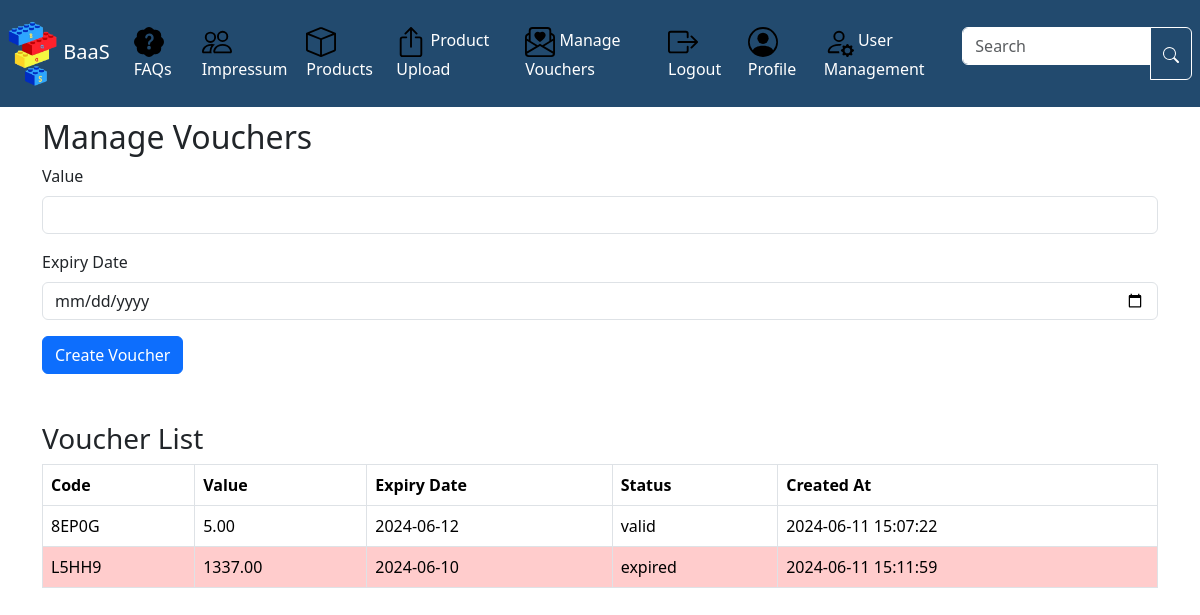
/Frontend/sites/vouchers.php (signed in), run on an earlier commit of the app's database.
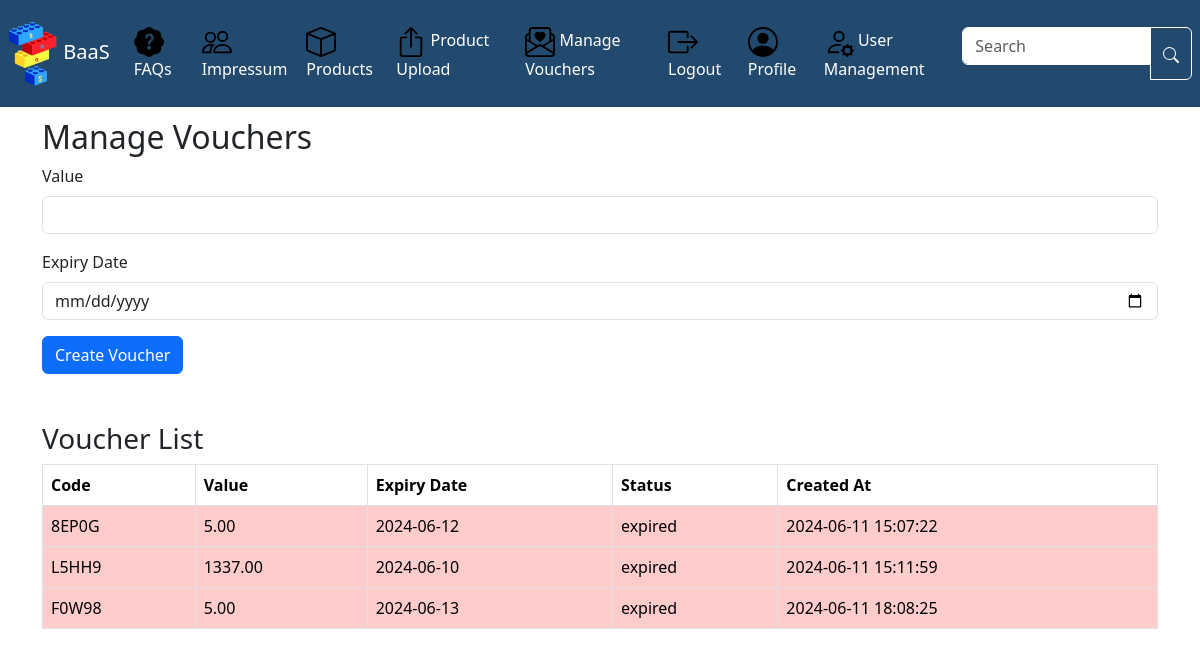
And on a later commit of the database.
### tables this page shows
CREATE TABLE `vouchers` (
  `id` int(11) NOT NULL,
  `code` varchar(5) NOT NULL,
  `value` decimal(10,2) NOT NULL,
  `expiry_date` date NOT NULL,
  `status` enum('valid','used','expired') DEFAULT 'valid',
  `created_at` timestamp NOT NULL DEFAULT current_timestamp()
);

### Backend/logic/voucher_logic.php (called while the page is built, shortened)
<?php
include '../../Backend/config/dbaccess.php';
$result = $connection->query("SELECT * FROM vouchers");
$vouchers = $result->fetch_all(MYSQLI_ASSOC);
?>

### Frontend/sites/vouchers.php (the view, shortened to what this page needs)
<?php
include "../../Backend/logic/voucher_logic.php";
?>
<!DOCTYPE html>
<html lang="en">
<head>
    <link href="https://cdn.jsdelivr.net/npm/bootstrap@5.3.2/dist/css/bootstrap.min.css" rel="stylesheet">
    <link rel="stylesheet" href="../CSS/navbar.css">
    <link rel="stylesheet" href="../CSS/vouchers.css">
    <link rel="stylesheet" type="text/css" href="../CSS/vouchers.css">
</head>
<body>
    <?php include "../../Backend/logic/header.php"; ?>
    <div class="container mt-5">
        <h2>Manage Vouchers</h2>
        <form action="vouchers.php" method="POST">
            <div class="mb-3">
                <label for="value" class="form-label">Value</label>
                <input type="number" class="form-control" id="value" name="value" required>
            </div>
            <div class="mb-3">
                <label for="expiry_date" class="form-label">Expiry Date</label>
                <input type="date" class="form-control" id="expiry_date" name="expiry_date" required>
            </div>
            <button type="submit" class="btn btn-primary">Create Voucher</button>
        </form>
        <h3 class="mt-5">Voucher List</h3>
        <table class="table table-bordered">
            <thead>
                <tr>
                    <th>Code</th>
                    <th>Value</th>
                    <th>Expiry Date</th>
                    <th>Status</th>
                    <th>Created At</th>
                </tr>
            </thead>
            <tbody>
    <?php foreach ($vouchers as $voucher):
        $statusClass = ($voucher['status'] === 'used' || $voucher['status'] === 'expired') ? 'highlight' : '';
        ?>
        <tr class="voucher <?= $statusClass ?>" data-status="<?= htmlspecialchars($voucher['status']) ?>">
            <td><?= htmlspecialchars($voucher['code']) ?></td>
            <td><?= htmlspecialchars($voucher['value']) ?></td>
            <td><?= htmlspecialchars($voucher['expiry_date']) ?></td>
            <td><?= htmlspecialchars($voucher['status']) ?></td>
            <td><?= htmlspecialchars($voucher['created_at']) ?></td>
        </tr>
    <?php endforeach; ?>
</tbody>
        </table>
    </div>
</body>
</html>

### Backend/logic/header.php (shortened to what this page needs)
<!DOCTYPE html>
<html lang="en">
<head>
    <link rel="stylesheet" href="../CSS/navbar.css">
</head>
<body>
<nav class="navbar navbar-custom navbar-expand-lg navbar-dark shadow-5-strong navbar fixed-top">
    <div class="container-fluid p-1 m-1">
        <a class="navbar-brand" href="../../Frontend/sites/index.php">
            <img src="../../Frontend/Bilder/123.png" alt="BaaS" width="50" height="65" class="d-inline-block">
            BaaS
        </a>
        <div class="collapse navbar-collapse" id="navbarSupportedContent">
            <ul class="navbar-nav me-auto mb-2 mb-lg-0">
                <li class="nav-item">
                    <a class="nav-link active" href="../../Frontend/sites/help.php">
                        <img src="../../Frontend/Bilder/faq.svg" style="padding 5px; width:30px; height:30px;"> FAQs
                    </a>
                </li>
                <li class="nav-item">
                    <a class="nav-link active" href="../../Frontend/sites/impressum.php">
                        <img src="../../Frontend/Bilder/people.svg" style="padding 5px; width:30px; height:30px;"> Impressum
                    </a>
                </li>
                <li class="nav-item">
                    <a class="nav-link active" href="../../Frontend/sites/product.php">
                        <img src="../../Frontend/Bilder/box.svg" style="padding 5px; width:30px; height:30px;"> Products
                    </a>
                </li>
                <?php if (isset($_SESSION['currentUser'])): ?>
                    <?php if ($_SESSION['currentUser']['role'] === 1): ?>
                        <li class="nav-item">
                            <a class="nav-link active" href="../../Frontend/sites/productupload.php">
                                <img src="../../Frontend/Bilder/box-arrow-up.svg" style="padding 5px; width:30px; height:30px;"> Product Upload
                            </a>
                        </li>
                        <li class="nav-item">
                            <a class="nav-link active" href="../../Frontend/sites/vouchers.php">
                                <img src="../../Frontend/Bilder/envelope-paper-heart.svg" style="padding 5px; width:30px; height:30px;"> Manage Vouchers
                            </a>
                        </li>
                    <?php endif; ?>
                    <li class="nav-item">
                        <a class="nav-link active" href="../../Backend/logic/logout.php">
                        <img src="../../Frontend/Bilder/box-arrow-right.svg" style="padding 5px; width:30px; height:30px;"> Logout
                    </a>
                    </li>
                <?php endif; ?>
            </ul>
            <?php if (isset($_SESSION['currentUser'])): ?>
                <ul class="navbar-nav ml-auto mb-2 mb-lg-0">
                    <li class="nav-item">
                        <a class="nav-link active" href="../../Frontend/sites/profile.php">
                            <img src="../../Frontend/Bilder/person-circle.svg" style="padding 5px; width:30px; height:30px;"> Profile
                        </a>
                    </li>
                </ul>
            <?php endif; ?>
            <?php if (isset($_SESSION['currentUser']) && $_SESSION['currentUser']['role'] === 1): ?>
                <ul class="navbar-nav ml-auto mb-2 mb-lg-0">
                    <li class="nav-item">
                        <a class="nav-link active" href="../../Frontend/sites/user_management.php">
                            <img src="../../Frontend/Bilder/person-gear.svg" style="padding 5px; width:30px; height:30px;"> User Management
                        </a>
                    </li>
                </ul>
            <?php endif; ?>
            <form class="form-floating" role="search">
                <div class="input-group">
                    <input class="form-control" type="search" placeholder="Search" id="floatingSearch" aria-label="Search">
                    <button class="btn btn-outline-light" type="submit">
                    </button>
                </div>
            </form>
        </div>
    </div>
</nav>
</body>
</html>

### Frontend/CSS/navbar.css (style rules this page uses)
.navbar-custom { background-color: rgba(34, 74, 110, 1) !important; color: white !important; }
.navbar-custom .navbar-nav .nav-link { color: white !important; }
.navbar-custom .navbar-brand { color: white !important; }
.navbar-custom .form-control { background-color: rgba(34, 74, 110, 0.9); color: white; border: 1px solid white; }
.navbar-custom .btn-outline-light { color: white; border-color: white; }
#floatingSearch { background-color: white; color: black; }

### Frontend/CSS/vouchers.css (style rules this page uses)
body { padding-top: 70px; }
.container { margin-top: 30px; }
.table th, .table td { vertical-align: middle; }
.form-control { margin-bottom: 15px; }
.highlight td { background-color: #ffcccc !important; }

What changed in the data, as far as the page shows it:
changed vouchers "8EP0G": status "valid" → "expired"
added vouchers: code "F0W98", value "5.00", expiry_date "2024-06-13", status "expired", created_at "2024-06-11 18:08:25"
